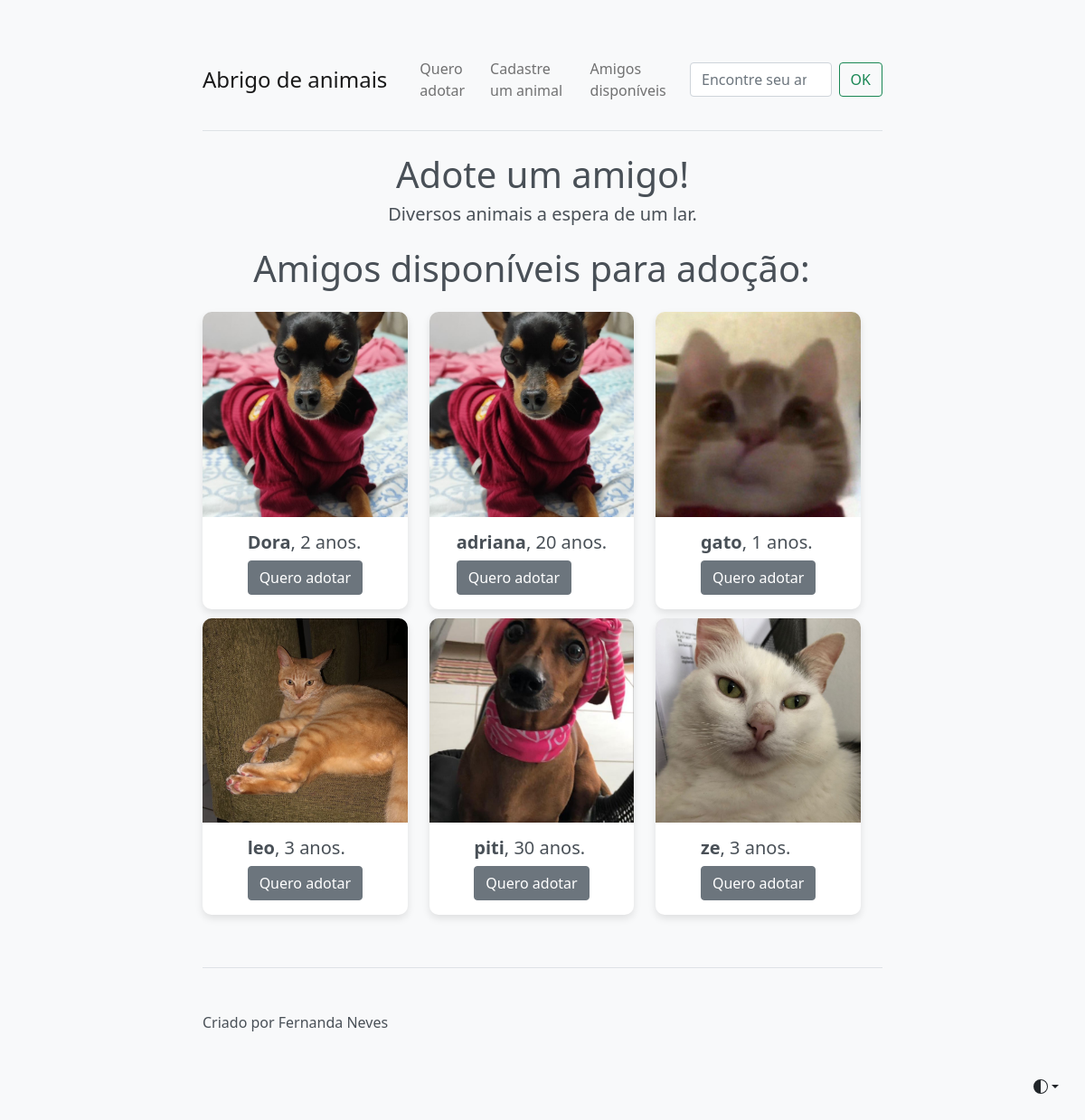
/adocoes/amigos_disponiveis/, run on an earlier commit of the app's database.
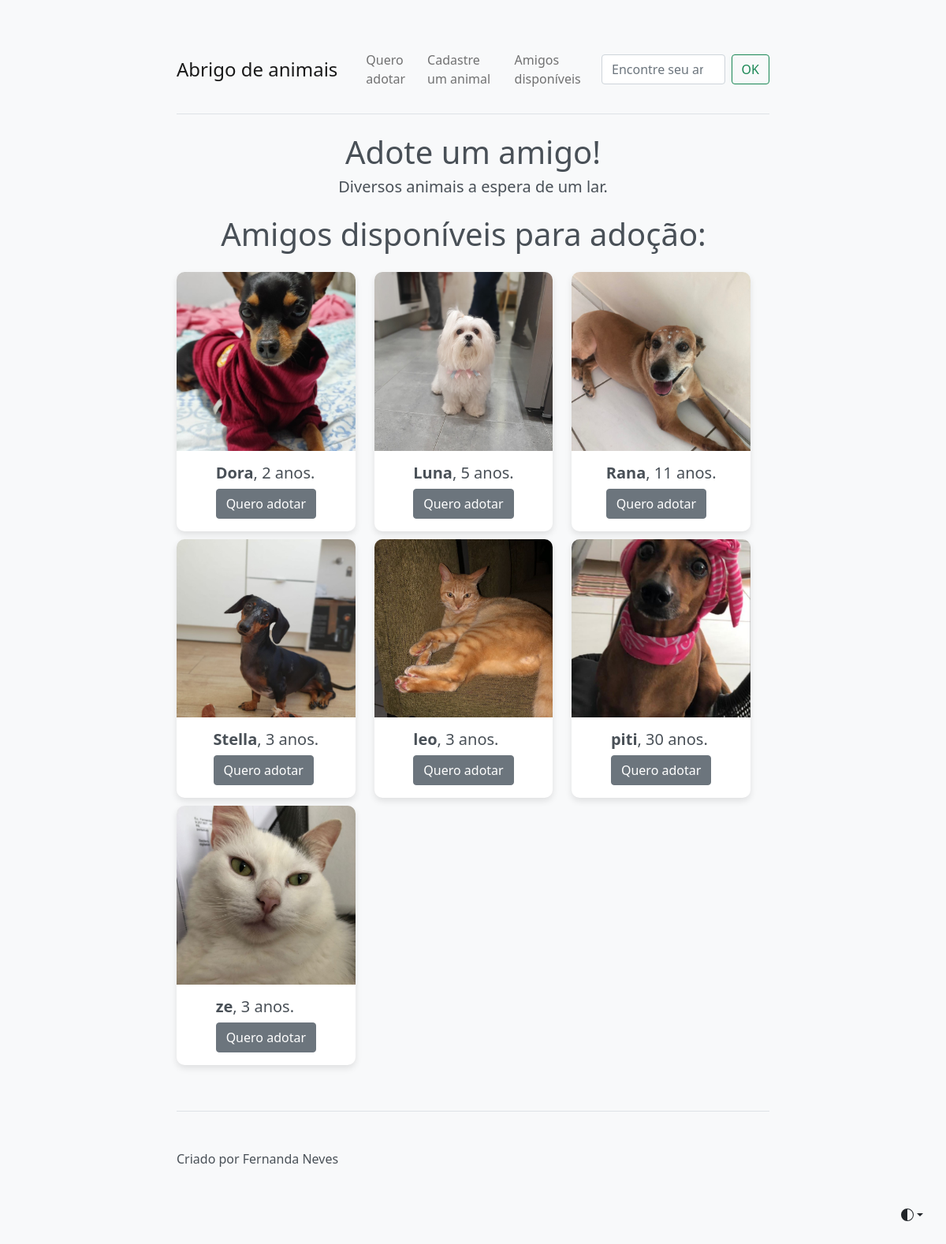
And on a later commit of the database.
### adocoes/models.py (models this page shows, shortened)
class Adocoes(models.Model):
    especies = (
        ('Cachorro', 'Cachorro'),
        ('Gato', 'Gato'),
        ('Coelho', 'Coelho'),
        ('Tartaruga', 'Tartaruga'),
        ('Hamster', 'Hamster')
    )
    foto = models.ImageField(upload_to="fotos_pets", default='fotos_pets/', null=True, blank=True)
    nome = models.CharField(max_length=50)
    especie = models.CharField(max_length=50, choices=especies)
    idade = models.IntegerField()
    raca = models.CharField(max_length=50)
    historico_de_saude = models.TextField()
    data_de_cadastro = models.DateTimeField(auto_now_add=True)
    class Meta:
        verbose_name = 'Cadastro de animal'
        verbose_name_plural = 'Cadastros de animais'
        ordering = ['nome']

### adocoes/views.py (the view)
# urls.py: path('amigos_disponiveis/', amigos_disponiveis, name='escolha_seu_amigo'),
def amigos_disponiveis(request):
    adocoes = Adocoes.objects.all()
    contexto = {
        'adocoes': adocoes
    }
    return render(request, 'amigos_disponiveis.html', contexto)

### adocoes/templates/amigos_disponiveis.html (shortened to what this page needs)
{% extends "inicio.html" %}
{% load bootstrap5 %}
{% block principal %}
<div class="row">
  <h1 class="text-body-emphasis col text-center h1 mb-4">Amigos disponíveis para adoção:</h1>
</div>
<div class="row">
  {% for adocao in adocoes %}
    <div class="col-4" style="padding-bottom: 10px;">
      <div class="card h-100" style="align-items: center">
        <div class="square-image-container">
          <img src="{{ adocao.foto.url }}" class="square-image" alt="{{ adocao.nome }}">
        </div>
        <div class="card-body">
          <h5 class="card-title" > <a href="/adocoes/amigo/{{ adocao.id }}/" class="animal-name">{{ adocao.nome }}</a>, {{ adocao.idade }} anos.</h5>
          <a href="/cadastro" class="btn btn-primary btn-block text-white">Quero adotar</a>
        </div>
      </div>
    </div>
  {% empty %}
  <p class="col">Nenhum amigo disponível.</p>
  {% endfor %}
</div>
{% endblock %}

What changed in the data, as far as the page shows it:
removed Adocoes: foto (picture), nome "adriana", idade "20"
removed Adocoes: foto (picture), nome "gato", idade "1"
added Adocoes: foto (picture), nome "Luna", idade "5"
added Adocoes: foto (picture), nome "Rana", idade "11"
added Adocoes: foto (picture), nome "Stella", idade "3"
